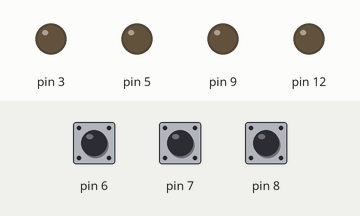
A sketch run on a simulated Arduino Uno, built with avr-gcc and run on an emulated ATmega328P. Shown: output pins drawn as LEDs (lit = HIGH). Inputs (shaded band) come from the test bench; at power-on: pin 6 HIGH, pin 7 HIGH, pin 8 HIGH.

Above: at 2.2 s.
2.3 s: pin 6 pulled LOW for 0.15 s
At 2.37 s:
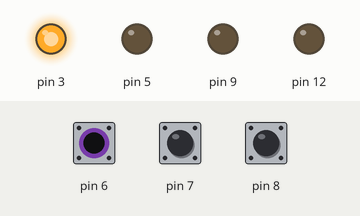
3.9 s: pin 7 pulled LOW for 0.15 s
At 3.97 s:
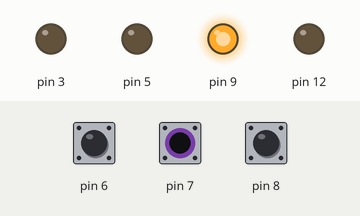
5.5 s: pin 8 pulled LOW for 0.15 s
At 5.57 s:
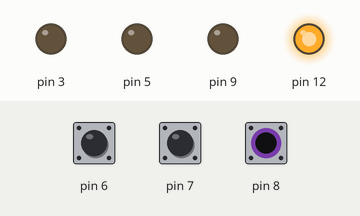
7.1 s: pin 8 pulled LOW for 3.2 s
At 11.0 s:
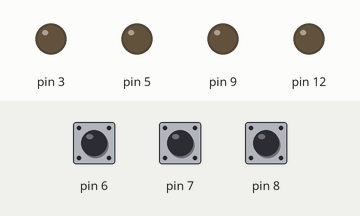
11.8 s: pin 6 pulled LOW for 3.2 s
At 12.2 s:
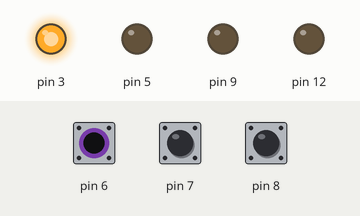
16.5 s: pin 6 driven LOW and pin 7 driven LOW
At 16.9 s:
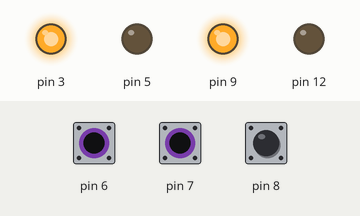
Timing chart, 0 to 19.0 s (numbered marks = the images above; inputs shaded):
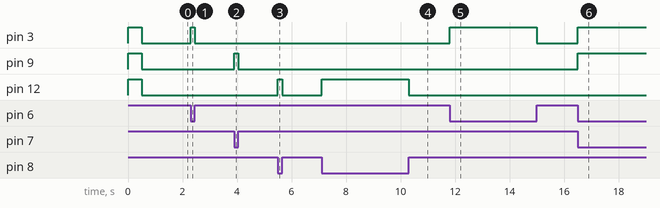

Measured:
- after the input at 2.3 s, pin 3: LOW → HIGH at once, → LOW 0.15 s later
- after the input at 3.9 s, pin 9: LOW → HIGH at once, → LOW 0.15 s later
- after the input at 5.5 s, pin 12: LOW → HIGH at once, → LOW 0.15 s later
- after the input at 7.1 s, pin 12: LOW → HIGH at once, → LOW 3.2 s later
- after the input at 11.8 s, pin 3: LOW → HIGH at once, → LOW 3.2 s later
- after the input at 16.5 s, pin 3, pin 9: LOW → HIGH at once

The sketch:

test_shield_485.ino
```cpp
void setup() {
  pinMode(2,INPUT_PULLUP);
  pinMode(6,INPUT_PULLUP);
  pinMode(7,INPUT_PULLUP);
  pinMode(8,INPUT_PULLUP);

  pinMode(3,OUTPUT);
  pinMode(5,OUTPUT);
  pinMode(9,OUTPUT);
  pinMode(12,OUTPUT);
  digitalWrite(5,LOW);
  //lamp test
  digitalWrite(3,HIGH);
  digitalWrite(9,HIGH);
  digitalWrite(12,HIGH);
  delay(500);
  digitalWrite(3,LOW);
  digitalWrite(9,LOW);
  digitalWrite(12,LOW);
  delay(500);
}

void loop() {
  int sensor;
//test switches
  int sw1=!digitalRead(6);
  int sw2=!digitalRead(7);
  int sw3=!digitalRead(8);
  digitalWrite(3,sw1);
  digitalWrite(9,sw2);
  digitalWrite(12,sw3);
////loopback
//  digitalWrite(5,HIGH);
//  delay(150);
//  sensor=digitalRead(2);
//  digitalWrite(3,sensor);
//  digitalWrite(5,LOW);
//  delay(150);
//  sensor=digitalRead(2);
//  digitalWrite(3,sensor);
////pwm
//  analogWrite(5,32);
//  sensor=digitalRead(2);
//  digitalWrite(3,sensor);
}
```
